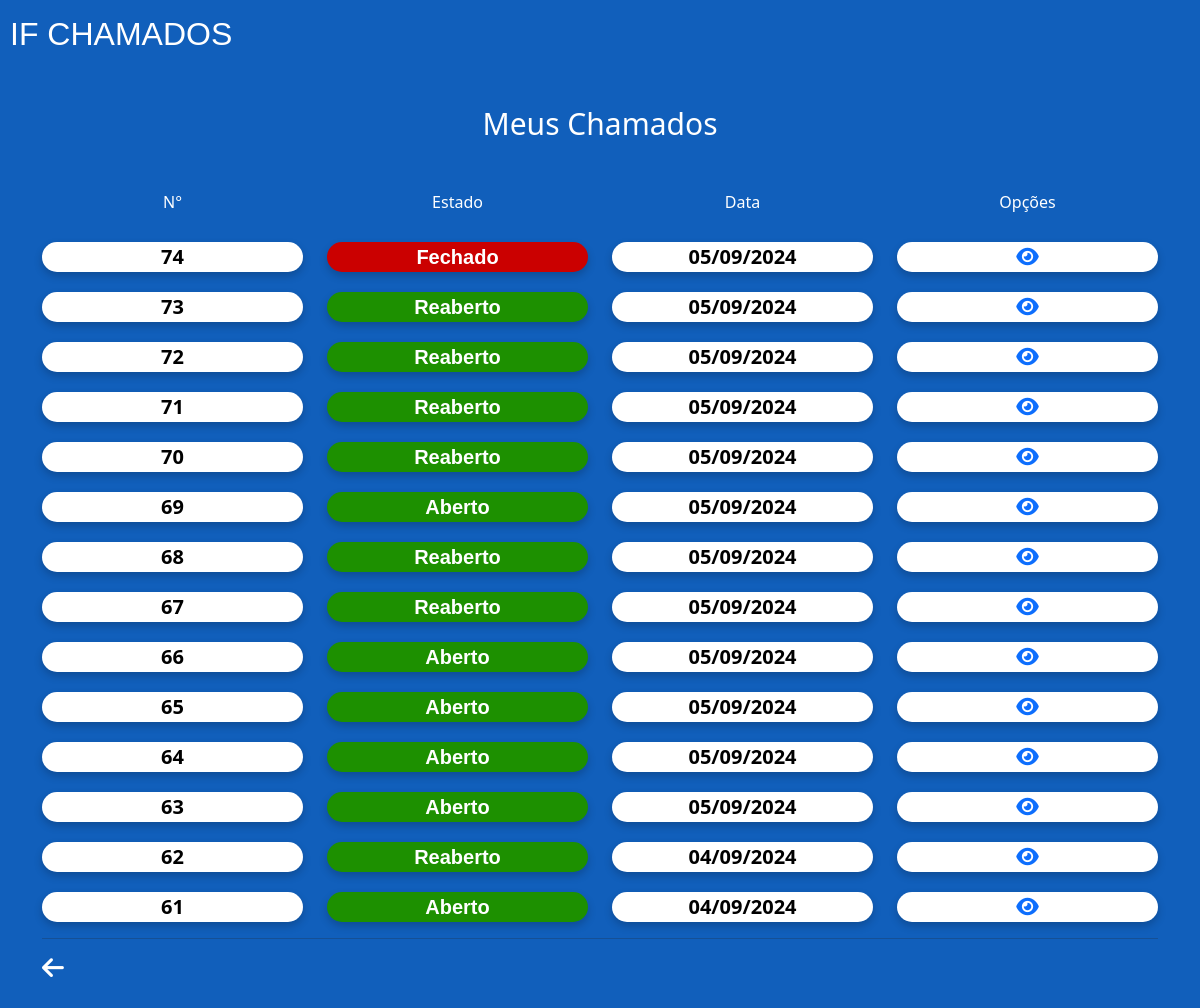
/if-dados/meus-chamados/ (signed in), run on the app's committed database.
### if_dados/models.py (models this page shows, shortened)
class Chamado(models.Model):
    class Status(models.TextChoices):
        ABERTO = 'Aberto', 'Aberto'
        FECHADO = 'Fechado', 'Fechado'
        PENDENTE = 'Pendente', 'Pendente'
        REABERTO = 'Reaberto', 'Reaberto'
    usuario = models.ForeignKey(settings.AUTH_USER_MODEL, on_delete=models.CASCADE, default=1)
    status = models.CharField(max_length=10, choices=Status.choices, default=Status.ABERTO)
    departamento = models.CharField(max_length=255)
    sala = models.CharField(max_length=255)
    descricao_problema = models.TextField()
    patrimonio = models.CharField(max_length=50, blank=True, null=True)
    data_abertura = models.DateTimeField(default=timezone.now)
    data_fechamento = models.DateTimeField(blank=True, null=True)
    data_modificacao = models.DateTimeField(blank=True, null=True)
    data_reabertura = models.DateTimeField(blank=True, null=True)
    equipamento = models.CharField(max_length=255, blank=True, null=True)
    especialidade = models.ManyToManyField(Especialidade, blank=True)
    relato_tecnico = models.TextField(blank=True)

### if_dados/views.py (the view)
# urls.py: path('meus-chamados/', views.meus_chamados, name='meus_chamados'),
@login_required
def meus_chamados(request):
    chamados = Chamado.objects.filter(usuario=request.user).order_by('-data_abertura')
    return render(request, 'meus-chamados.html', {'chamados': chamados})

### if_dados/templates/meus-chamados.html (shortened to what this page needs)
{% load static %}
<!DOCTYPE html>
<html lang="pt-br">
<head>
    <link href="https://cdn.jsdelivr.net/npm/bootstrap@5.3.2/dist/css/bootstrap.min.css" rel="stylesheet">
    <link rel="stylesheet" type="text/css" href="{% static 'css/style.css' %}">
</head>
<body>
    <div class="container-geral">
        <div class="logo text-white">IF CHAMADOS</div>
        <div class="container">
            <h1 class="text-center text-white mt-5 mb-5">Meus Chamados</h1>
            <div class="row mt-5 header-row">
                <div class="col-3 text-center text-white">
                    <div>N°</div>
                </div>
                <div class="col-3 text-center text-white">
                    <div>Estado</div>
                </div>
                <div class="col-3 text-center text-white">
                    <div>Data</div>
                </div>
                <div class="col-3 text-center text-white">
                    <div>Opções</div>
                </div>
            </div>
            <div class="row mt-2">
                {% for chamado in chamados %}
                <div class="col-3 text-center text-white">
                    <div class="numero-chamado">{{ chamado.id }}</div>
                </div>
                <div class="col-3 text-center text-white">
                    <div class="{% if chamado.status == 'Fechado' %}estado-fechado{% elif chamado.status == 'Reaberto' %}estado-aberto{% else %}estado-aberto{% endif %}">
                        {% if chamado.status == 'Reaberto' %}Reaberto{% else %}{{ chamado.status }}{% endif %}
                    </div>
                </div>
                <div class="col-3 text-center text-white">
                    <div class="numero-chamado">{{ chamado.data_abertura|date:"d/m/Y" }}</div>
                </div>
                <div class="col-3 text-center text-white">
                    <div class="numero-chamado">
                        {% if chamado.status == 'Fechado' %}
                        <a href="{% url 'detalhes_do_chamado_fechado' id=chamado.id %}">
                            <i class="fa-solid fa-eye icone-olho"></i>
                        </a>
                        {% else %}
                        <a href="{% url 'detalhes_do_chamado_aberto' id=chamado.id %}">
                            <i class="fa-solid fa-eye icone-olho"></i>
                        </a>
                        {% endif %}
                    </div>
                </div>
                {% endfor %}
            </div>
            <hr>
            <div class="container-botao-voltar mt-4">
                <div class="icone-voltar">
                    <a href="{% url 'chamados' %}"><i class="fas fa-arrow-left text-white"></i></a>
                </div>
            </div>
        </div>
    </div>
</body>
</html>

### if_app/static/css/style.css (style rules this page uses)
body { padding: 10px; background: #115FBB; }
a { text-decoration: none; }
.logo { font-size: 32px; font-family: 'Franklin Gothic Medium', 'Arial Narrow', Arial, sans-serif; }
.icone-voltar { position: relative; margin-bottom: 0rem; }
.icone-voltar i { position: absolute; font-size: 25px; top: 70%; transform: translateY(-50%); }
.container-botao-voltar, .container-botao-enviar { height: 50px; position: relative; }
.numero-chamado { border-radius: 20px; font-weight: 600; font-size: 20px; margin-top: 20px; color: #000; box-shadow: 0 4px 8px rgba(0, 0, 0, 0.2); background: #FFF; }
.estado-aberto { border-radius: 20px; font-family: Arial, Helvetica, sans-serif; font-weight: 600; font-size: 20px; margin-top: 20px; box-shadow: 0 4px 8px rgba(0, 0, 0, 0.2); background: #1D9000; }
.estado-fechado { border-radius: 20px; font-family: Arial, Helvetica, sans-serif; font-weight: 600; font-size: 20px; margin-top: 20px; box-shadow: 0 4px 8px rgba(0, 0, 0, 0.2); background: #CB0000; }
.icone-olho { background-color: #fff; }
h1 { font-size: 30px; }
hr { padding: 2.5px; }

### data on the page
Chamado: id "74", status "Fechado", data_abertura "05/09/2024"
Chamado: id "73", status "Reaberto", data_abertura "05/09/2024"
Chamado: id "72", status "Reaberto", data_abertura "05/09/2024"
Chamado: id "71", status "Reaberto", data_abertura "05/09/2024"
Chamado: id "70", status "Reaberto", data_abertura "05/09/2024"
Chamado: id "69", status "Aberto", data_abertura "05/09/2024"
Chamado: id "68", status "Reaberto", data_abertura "05/09/2024"
Chamado: id "67", status "Reaberto", data_abertura "05/09/2024"
Chamado: id "66", status "Aberto", data_abertura "05/09/2024"
Chamado: id "65", status "Aberto", data_abertura "05/09/2024"
Chamado: id "64", status "Aberto", data_abertura "05/09/2024"
Chamado: id "63", status "Aberto", data_abertura "05/09/2024"
Chamado: id "62", status "Reaberto", data_abertura "04/09/2024"
Chamado: id "61", status "Aberto", data_abertura "04/09/2024"
